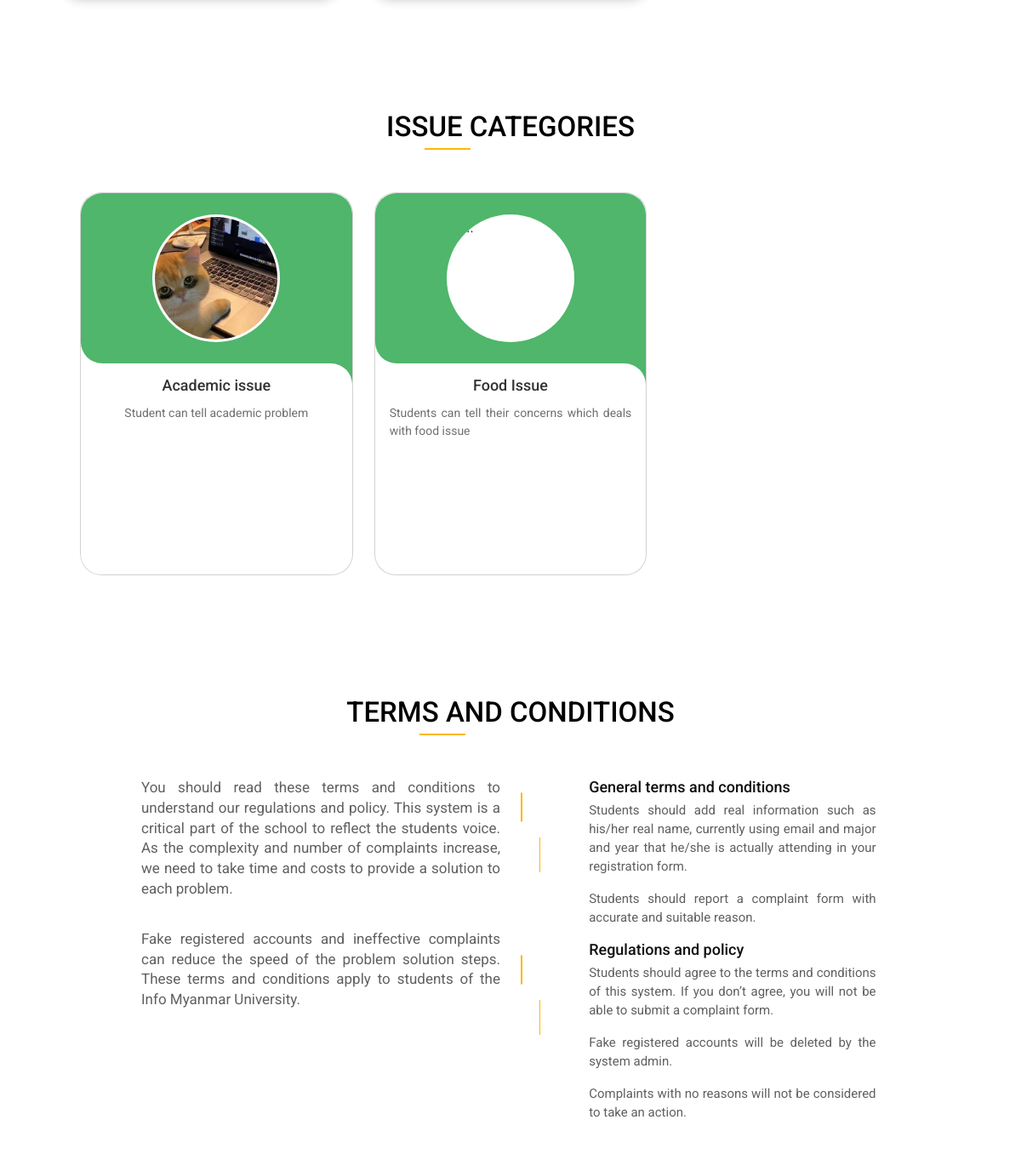
The app's page / (middle part), older data.
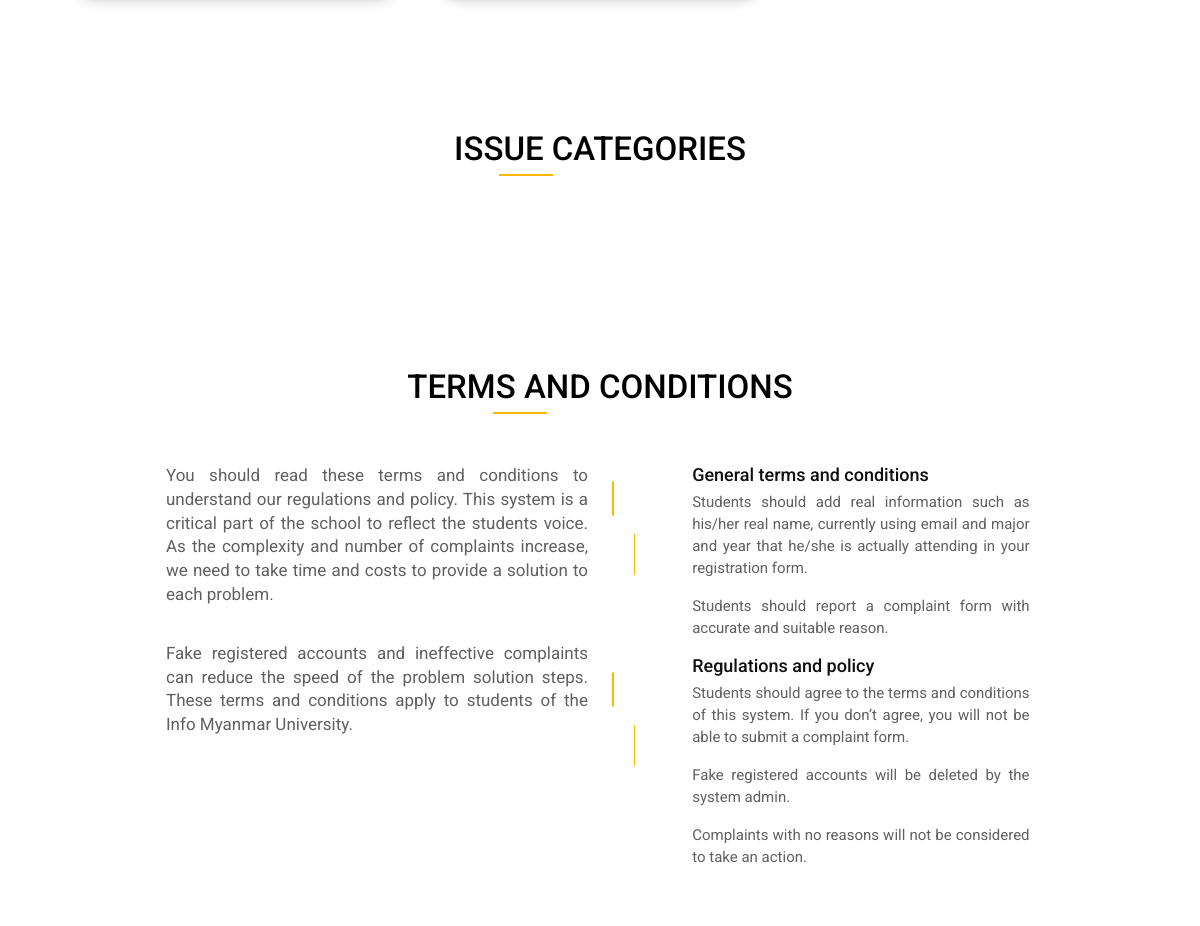
The same page, newer data.
### website/models.py (models this page shows)
class Category(db.Model):
    id = db.Column(db.Integer, primary_key=True)
    cat_name = db.Column(db.String(255), nullable=False)
    cat_description = db.Column(db.String(255), nullable=False)
    cat_image = db.Column(db.String(255), nullable=False)
    complaints = db.relationship('Complaints')

### app.py (the view, shortened to what this page needs)
@app.route('/', methods=['GET','POST'])
def home():
    categories = Category.query.all()
    return render_template("homepage.html", categories=categories)

### website/templates/homepage.html (shortened to what the changed rows need)
{% extends "clientlayout.html" %} {% block title %}Home Page{% endblock%}
{% block content %}
<div class="container-fluid" id="main-content">
    <div class="ag-format-container">
      <div class="slide-container swiper">
        <div class="slide-content">
          <h2 class="aboutus-title">Issue categories</h2>
            <div class="card-wrapper swiper-wrapper">
          {% for cat in categories: %}
                <div class="card swiper-slide">
                    <div class="image-content">
                        <div class="card-image">
                            <img src="{{ url_for('static', filename='images/' + cat.cat_image) }}" class="card-img-top circle-img"
                            alt="...">
                        </div>
                    </div>
                    <div class="card-content">
                        <h2 class="name">{{ cat.cat_name}}</h2>
                        <p class="description">{{ cat.cat_description}}</p>
                    </div>
                </div>
          {% endfor %}
          </div>
        </div>
    </div>
<div class="aboutus-section" id="termsNconditions">
    <div class="container">
      <h2 class="aboutus-title">Terms and Conditions</h2>
    </div>
</div>
</div>
</div>
{% endblock %}

Row changes from the older to the newer data that the page shows:
removed Category: cat_image (picture), cat_name "Academic issue", cat_description "Student can tell academic problem"
removed Category: cat_name "Food Issue", cat_description "Students can tell their concerns which deals with food issue"
removed Category: cat_image (picture)
